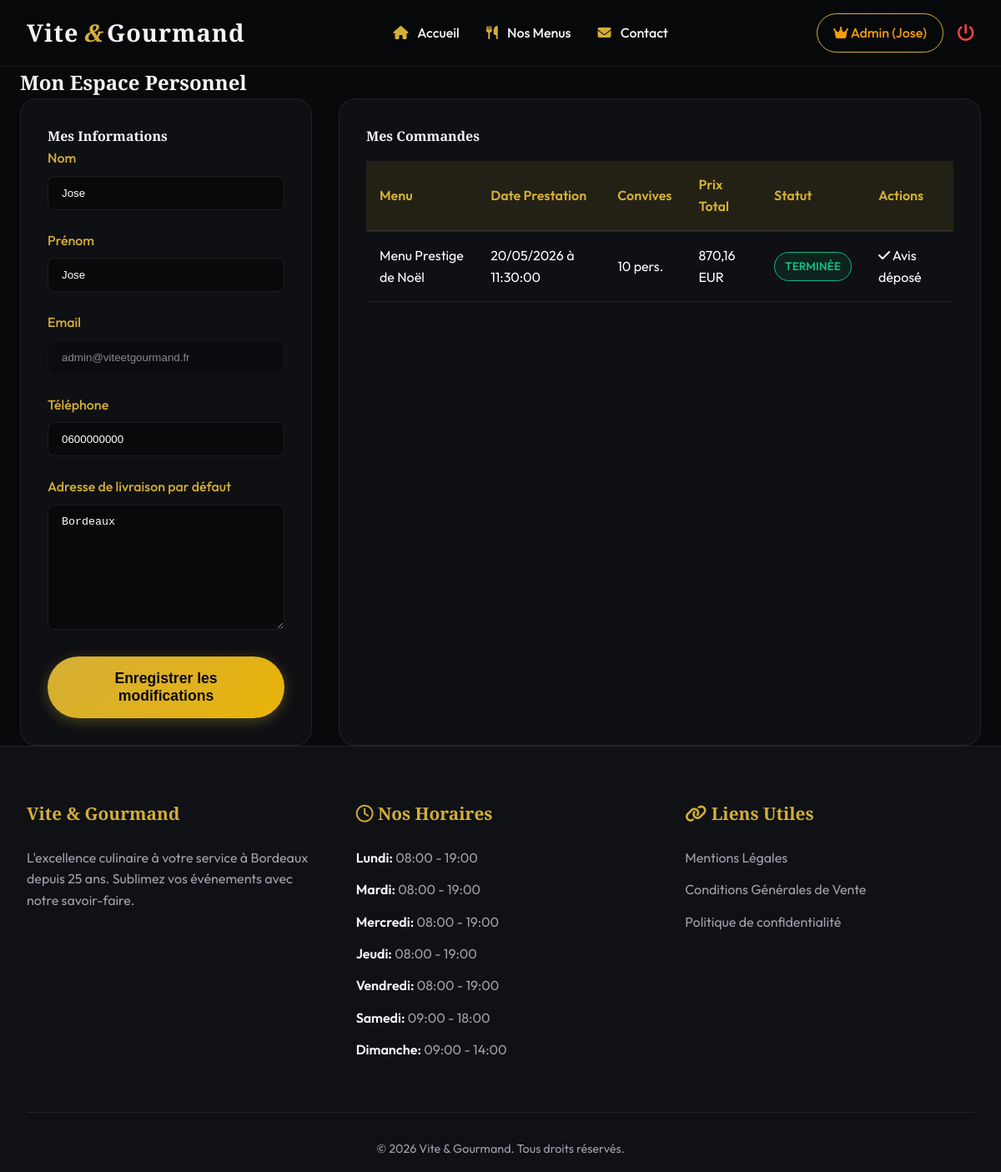
/espace_utilisateur.php (signed in), run on the app's committed database.
### tables this page shows
CREATE TABLE IF NOT EXISTS `utilisateur` (
  `id_utilisateur` int NOT NULL AUTO_INCREMENT,
  `nom` varchar(50) NOT NULL,
  `prenom` varchar(50) NOT NULL,
  `email` varchar(100) NOT NULL,
  `gsm` varchar(20) DEFAULT NULL,
  `adresse_postale` text,
  `mot_de_passe` varchar(255) NOT NULL,
  `role` varchar(20) DEFAULT 'utilisateur',
  `statut_compte` varchar(20) NOT NULL DEFAULT 'actif',
  PRIMARY KEY (`id_utilisateur`),
  UNIQUE KEY `email` (`email`)
);

CREATE TABLE IF NOT EXISTS `commande` (
  `id_commande` int NOT NULL AUTO_INCREMENT,
  `date_prestation` date NOT NULL,
  `heure_prestation` time NOT NULL,
  `lieu_prestation` text NOT NULL,
  `nb_personnes` int NOT NULL,
  `prix_total` decimal(10,2) NOT NULL,
  `statut` varchar(50) DEFAULT 'en attente',
  `id_utilisateur` int DEFAULT NULL,
  `id_menu` int DEFAULT NULL,
  PRIMARY KEY (`id_commande`),
  KEY `id_utilisateur` (`id_utilisateur`),
  KEY `id_menu` (`id_menu`)
);

CREATE TABLE IF NOT EXISTS `menu` (
  `id_menu` int NOT NULL AUTO_INCREMENT,
  `titre` varchar(100) NOT NULL,
  `description` text,
  `image` varchar(255) NOT NULL,
  `theme` varchar(50) DEFAULT NULL,
  `regime` varchar(50) DEFAULT NULL,
  `nb_personnes_min` int NOT NULL,
  `prix_min` decimal(10,2) NOT NULL,
  `stock` int DEFAULT '0',
  `conditions` text,
  PRIMARY KEY (`id_menu`)
);

CREATE TABLE IF NOT EXISTS `horaire` (
  `id_horaire` int NOT NULL AUTO_INCREMENT,
  `jour` varchar(50) NOT NULL,
  `heures` varchar(50) NOT NULL,
  PRIMARY KEY (`id_horaire`)
);

### includes/order_status.php (called while the page is built, shortened)
<?php
function normalize_order_status(?string $status): string
{
    $status = trim((string) $status);
    $status = strtr($status, [
        'é' => 'e',
        'è' => 'e',
        'ê' => 'e',
        'ë' => 'e',
        'à' => 'a',
        'â' => 'a',
        'î' => 'i',
        'ï' => 'i',
        'ô' => 'o',
        'ù' => 'u',
        'û' => 'u',
        'ç' => 'c',
        'É' => 'e',
        'È' => 'e',
        'Ê' => 'e',
        'À' => 'a',
        'Ç' => 'c',
    ]);
    $status = strtolower($status);
    $status = preg_replace('/[\s-]+/', '_', $status) ?? $status;
    $aliases = [
        'en_attente' => 'en_attente',
        'attente' => 'en_attente',
        'accepte' => 'accepte',
        'acceptee' => 'accepte',
        'en_preparation' => 'en_preparation',
        'preparation' => 'en_preparation',
        'en_cours_de_livraison' => 'en_livraison',
        'en_livraison' => 'en_livraison',
        'livraison' => 'en_livraison',
        'livre' => 'livre',
        'livree' => 'livre',
        'en_attente_du_retour_de_materiel' => 'attente_retour_materiel',
        'attente_retour_materiel' => 'attente_retour_materiel',
        'retour_materiel' => 'attente_retour_materiel',
        'terminee' => 'terminee',
        'termine' => 'terminee',
        'annulee' => 'annulee',
        'annule' => 'annulee',
    ];
    return $aliases[$status] ?? $status;
}
function order_status_label(?string $status): string
{
    $status = normalize_order_status($status);
    return ORDER_STATUS_LABELS[$status] ?? ucfirst(str_replace('_', ' ', $status));
}
function order_status_badge_class(?string $status): string
{
    $status = normalize_order_status($status);
    if ($status === 'livre' || $status === 'terminee') {
        return 'badge-success';
    }
    return 'badge-waiting';
}

### espace_utilisateur.php (the view, shortened to what this page needs)
<?php
require_once 'includes/order_history.php';
require_once 'includes/order_status.php';
$id_user = (int) $_SESSION['user_id'];
$req_user = $pdo->prepare("SELECT * FROM utilisateur WHERE id_utilisateur = ?");
$req_user->execute([$id_user]);
$user = $req_user->fetch(PDO::FETCH_ASSOC);
$req_orders = $pdo->prepare("
    SELECT c.*, m.titre as menu_titre
    FROM commande c
    JOIN menu m ON c.id_menu = m.id_menu
    WHERE c.id_utilisateur = ?
    ORDER BY c.date_prestation DESC
");
$req_orders->execute([$id_user]);
$commandes = $req_orders->fetchAll(PDO::FETCH_ASSOC);
include 'includes/header.php';
?>
<div class="container py-5 mt-5">
    <h2 class="logo-font text-white mb-5 text-center">Mon Espace Personnel</h2>
    <div class="dashboard-grid">
        <div class="glass-panel p-4">
            <h4 class="text-gold mb-4 border-bottom border-secondary pb-2">Mes Informations</h4>
            <form method="POST" action="">
                <label class="form-label">Nom</label>
                <input type="text" name="nom" class="form-control" value="<?php echo htmlspecialchars($user['nom']); ?>" required>
                <label class="form-label">Prénom</label>
                <input type="text" name="prenom" class="form-control" value="<?php echo htmlspecialchars($user['prenom']); ?>" required>
                <label class="form-label">Email</label>
                <input type="email" class="form-control" value="<?php echo htmlspecialchars($user['email']); ?>" readonly style="opacity: 0.5;">
                <label class="form-label">Téléphone</label>
                <input type="text" name="gsm" class="form-control" value="<?php echo htmlspecialchars($user['gsm']); ?>" required>
                <label class="form-label">Adresse de livraison par défaut</label>
                <textarea name="adresse_postale" class="form-control" required><?php echo htmlspecialchars($user['adresse_postale']); ?></textarea>
                <button type="submit" class="btn-primary w-100 border-0">Enregistrer les modifications</button>
            </form>
        </div>
        <div class="glass-panel p-4">
            <h4 class="text-gold mb-4 border-bottom border-secondary pb-2">Mes Commandes</h4>
            <?php if(empty($commandes)): ?>
                <p class="text-muted fst-italic">Vous n'avez pas encore passé de commande.</p>
            <?php else: ?>
                <div class="table-responsive">
                    <table class="custom-table">
                        <thead>
                            <tr>
                                <th>Menu</th>
                                <th>Date Prestation</th>
                                <th>Convives</th>
                                <th>Prix Total</th>
                                <th>Statut</th>
                                <th>Actions</th>
                            </tr>
                        </thead>
                        <tbody>
                            <?php foreach($commandes as $cmd): ?>
                                <?php $statutClean = normalize_order_status($cmd['statut']); ?>
                                <tr>
                                    <td class="fw-bold"><?php echo htmlspecialchars($cmd['menu_titre']); ?></td>
                                    <td><?php echo date('d/m/Y', strtotime($cmd['date_prestation'])); ?> à <?php echo htmlspecialchars($cmd['heure_prestation']); ?></td>
                                    <td><?php echo (int)$cmd['nb_personnes']; ?> pers.</td>
                                    <td class="text-gold fw-bold"><?php echo number_format((float)$cmd['prix_total'], 2, ',', ' '); ?> EUR</td>
                                    <td>
                                        <span class="badge-status <?php echo order_status_badge_class($statutClean); ?>">
                                            <?php echo htmlspecialchars(order_status_label($statutClean)); ?>
                                        </span>
                                    </td>
                                    <td>
                                        <?php if($statutClean === 'terminee'): ?>
                                            <?php
                                            $check_avis = $pdo->prepare("SELECT id_avis FROM avis WHERE id_commande = ?");
                                            $check_avis->execute([$cmd['id_commande']]);
                                            $deja_avise = $check_avis->fetch();
                                            ?>
                                            <?php if(!$deja_avise): ?>
                                                <button class="btn-action-small btn-primary border-0" type="button" onclick="document.getElementById('formAvisBox<?php echo (int)$cmd['id_commande']; ?>').style.display = 'table-row';">Laisser un avis</button>
                                            <?php else: ?>
                                                <span class="text-success small fst-italic"><i class="fa-solid fa-check"></i> Avis déposé</span>
                                            <?php endif; ?>
                                        <?php endif; ?>
                                    </td>
                                </tr>
                            <?php endforeach; ?>
                        </tbody>
                    </table>
                </div>
            <?php endif; ?>
        </div>
    </div>
</div>
<?php include 'includes/footer.php'; ?>

### includes/footer.php (shortened to what this page needs)
</main>
    <footer class="footer mt-auto">
      <div class="footer-content">
        <div class="footer-section brand">
          <h3>Vite & Gourmand</h3>
          <p>L'excellence culinaire à votre service à Bordeaux depuis 25 ans. Sublimez vos événements avec notre savoir-faire.</p>
        </div>
        <div class="footer-section hours">
          <h3><i class="fa-regular fa-clock"></i> Nos Horaires</h3>
          <ul>
            <?php
            if (isset($pdo)) {
                $req_horaires_footer = $pdo->query("SELECT * FROM horaire");
                if ($req_horaires_footer) {
                    $horaires_footer = $req_horaires_footer->fetchAll(PDO::FETCH_ASSOC);
                    foreach($horaires_footer as $h):
            ?>
                        <li>
                          <span><?php echo htmlspecialchars($h['jour']); ?>:</span>
                          <?php echo htmlspecialchars($h['heures']); ?>
                        </li>
            <?php
                    endforeach;
                }
            } else {
                echo '<li><span>Lundi - Vendredi:</span> 08:00 - 19:00</li>';
                echo '<li><span>Samedi:</span> 09:00 - 18:00</li>';
                echo '<li><span>Dimanche:</span> 09:00 - 14:00</li>';
            }
            ?>
          </ul>
        </div>
        <div class="footer-section links">
          <h3><i class="fa-solid fa-link"></i> Liens Utiles</h3>
          <ul>
            <li><a href="mentions">Mentions Légales</a></li>
            <li><a href="cgv">Conditions Générales de Vente</a></li>
            <li><a href="confidentialite">Politique de confidentialité</a></li>
          </ul>
        </div>
      </div>
      <div class="footer-bottom">
        <p>&copy; <?php echo date('Y'); ?> Vite & Gourmand. Tous droits réservés.</p>
      </div>
    </footer>
  </div>
</body>
</html>

### assets/css/style.css (style rules this page uses)
:root { --bg-dark: #0f1115; --bg-darker: #08090b; --text-main: #f5f5f7; --text-muted: #a1a1aa; --gold-primary: #d4af37; --gold-hover: #b5952f; --glass-bg: rgba(255, 255, 255, 0.03); --glass-border: rgba(255, 255, 255, 0.08); --card-bg: rgba(20, 22, 28, 0.6); --danger: #ef4444; --success: #10b981; --font-sans: 'Outfit', sans-serif; --font-serif: 'Playfair Display', serif; }
* { box-sizing: border-box; margin: 0; padding: 0; }
body { font-family: var(--font-sans); background-color: var(--bg-darker); color: var(--text-main); line-height: 1.6; overflow-x: hidden; }
h1, h2, h3, h4 { font-family: var(--font-serif); font-weight: 600; color: var(--text-main); }
a { color: inherit; text-decoration: none; transition: color 0.3s ease; }
.container { width: 100%; max-width: 1200px; margin: 0 auto; padding-left: 1.5rem; padding-right: 1.5rem; }
.btn-primary { display: inline-block; background: linear-gradient(135deg, var(--gold-primary), #eab308); color: var(--bg-darker); padding: 1rem 2.5rem; font-size: 1.1rem; font-weight: 600; border-radius: 50px; border: none; cursor: pointer; box-shadow: 0 4px 15px rgba(212, 175, 55, 0.3); transition: transform 0.3s ease, box-shadow 0.3s ease; }
.footer { background: var(--bg-dark); border-top: 1px solid var(--glass-border); padding: 4rem 2rem 1rem; }
.footer-content { max-width: 1400px; margin: 0 auto; display: grid; grid-template-columns: repeat(auto-fit, minmax(250px, 1fr)); gap: 3rem; margin-bottom: 3rem; }
.footer h3 { font-size: 1.3rem; margin-bottom: 1.5rem; color: var(--gold-primary); }
.footer p { color: var(--text-muted); }
.footer ul { list-style: none; }
.footer ul li { margin-bottom: 0.8rem; color: var(--text-muted); }
.footer ul li span { font-weight: 600; color: var(--text-main); }
.footer-bottom { text-align: center; padding-top: 2rem; border-top: 1px solid var(--glass-border); color: var(--text-muted); font-size: 0.9rem; }
.glass-panel { background: var(--card-bg); backdrop-filter: blur(12px); -webkit-backdrop-filter: blur(12px); border: 1px solid var(--glass-border); border-radius: 20px; padding: 2rem; }
.form-label { color: var(--gold-primary); font-weight: 500; margin-bottom: 0.5rem; display: block; }
.form-control { width: 100%; padding: 0.75rem 1rem; background: rgba(0, 0, 0, 0.4); border: 1px solid var(--glass-border); color: #ffffff; border-radius: 8px; margin-bottom: 1.5rem; transition: border-color 0.3s ease; }
textarea.form-control { min-height: 150px !important; width: 100% !important; resize: vertical; }
.dashboard-grid { display: grid; grid-template-columns: 1fr; gap: 2rem; }
@media (min-width: 992px) { .dashboard-grid { grid-template-columns: 350px 1fr; } }
.table-responsive { width: 100%; overflow-x: auto; }
.custom-table { width: 100%; border-collapse: collapse; margin-top: 1rem; color: #ffffff; }
.custom-table th { background: rgba(212, 175, 55, 0.1); color: var(--gold-primary); padding: 1rem; text-align: left; border-bottom: 2px solid var(--glass-border); font-weight: 600; }
.custom-table td { padding: 1rem; border-bottom: 1px solid var(--glass-border); vertical-align: middle; }
.badge-status { display: inline-block; padding: 0.35rem 0.75rem; border-radius: 50px; font-size: 0.85rem; font-weight: 600; text-transform: uppercase; }
.badge-success { background: rgba(16, 185, 129, 0.1); color: var(--success); border: 1px solid var(--success); }

### data on the page
utilisateur: nom "Jose", prenom "Jose", email "admin@viteetgourmand.fr", gsm "0600000000", adresse_postale "Bordeaux"
commande: id_menu.titre "Menu Prestige de Noël", date_prestation "20/05/2026", heure_prestation "11:30:00", nb_personnes "10", prix_total "870,16", statut "TERMINÉE", shows "Avis déposé"
horaire: jour "Lundi", heures "08:00 - 19:00"
horaire: jour "Mardi", heures "08:00 - 19:00"
horaire: jour "Mercredi", heures "08:00 - 19:00"
horaire: jour "Jeudi", heures "08:00 - 19:00"
horaire: jour "Vendredi", heures "08:00 - 19:00"
horaire: jour "Samedi", heures "09:00 - 18:00"
horaire: jour "Dimanche", heures "09:00 - 14:00"

### other printed values
$_SESSION['prenom'] "Jose"
